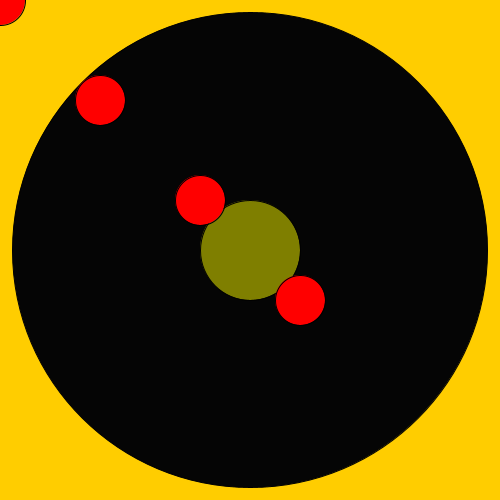
Frame 1 (no input)
Frame 60 (the mouse pressed at the canvas centre just before this capture): identical to frame 1, image omitted
Frame 120 (the mouse held since frame 60 and released just before this capture): identical to frame 1, image omitted

The Processing sketch that drew this single still picture (run headless with seeded random() and noise(); from frame 60 on, the mouse is pressed at the canvas centre):

// Processing sketch: prototype
// ── prototype.pde
// Number of sliders on the board
int numSliders = 4;

// Avergae distance of all sliders from the centre 
float avgDistance;

// Array which holds all the sliders
Slider[] sliders = new Slider[numSliders];

void setup(){
  size(500, 500);
  
  // Create the sliders
  for (int i = 0; i < sliders.length; i++){
   sliders[i] = new Slider(color(255, 0, 0), i*100, i*100);
  }
  
}

void draw(){
  background(255, 205, 0);
  
  // Board
  fill(5);
  ellipse(width/2, height/2, 475, 475);
  
  // get the average distance of the sliders from the centre
  avgDistance = getAvergageDistances();
  
  // Map the colour values of red and green to the sliders positions
  float maxDist = dist(0, 0, width/2, height/2);
  float redVal = map(avgDistance, 0, maxDist, 0, 255);
  float greenVal = map(avgDistance, 0, maxDist, 255, 0);
  
  // Centre circle - use redVal and greenVal to update the colour of the centre
  // based on the position of the sliders
  fill(redVal, greenVal, 0);
  ellipse(width/2, height/2, width/5, height/5);
  
  for (int i = 0; i < sliders.length; i++){
    sliders[i].drag(mouseX, mouseY);
    sliders[i].display();
  }

}

// This function gets the distance of every slider from the centre of the board
// and returns the average. This is used to determine the "health" of the board
float getAvergageDistances (){
  
  float totalDistances = 0;
  
  for (int i = 0; i < sliders.length; i++){
    totalDistances += dist(width/2, height/2, sliders[i].getXCoord(), sliders[i].getYCoord());
  }
  
  return totalDistances / numSliders;
    
}

void mousePressed() {
  // Check each slider to see if the mouse is positioned over it
  for (int i = 0; i < sliders.length; i++){
    sliders[i].clicked(mouseX,mouseY);
  }
}

void mouseReleased() {
  // Change each sliders dragging = false
  for (int i = 0; i < sliders.length; i++){
    sliders[i].stopDragging();
  }
}

// ── slider.pde
class Slider {
  // position and size variables
  float xpos;
  float ypos;
  int sliderWidth;
  int sliderHeight;
  color sliderColour;
  
  // movement variables
  boolean dragging = false;
  float offsetX, offsetY; 
  
  // Constructor - takes a colour and an x, y coord for intital placement
  Slider(color colour, float x, float y){
    xpos = x;
    ypos = y;
    sliderWidth = 50;
    sliderHeight = 50;
    sliderColour = colour;
    offsetX = 0;
    offsetY = 0;
  }
  
  void display(){
    fill(sliderColour);
    ellipse(xpos, ypos, sliderWidth, sliderHeight);
  }
  
  // Function which checks whether a slider has been clicked on
  void clicked(int mx, int my) {
    // Check coords to see if the mouse position is on top of the slider
    
    // For an ellipse the x and y coords are in the centre of the shape, so half the width and height 
    // have to be subtracted from the coords to allow the function to correctly determine if it is being clicked
    float xPosCorrection = xpos - (sliderWidth / 2);
    float yPosCorrection = ypos - (sliderHeight / 2);
    
    if (mx > xPosCorrection && mx < xpos + sliderWidth && my > yPosCorrection && my < ypos + sliderHeight) {
      // If so, set dragging to true and keep track of relative location of 
      // original mouse click and the slider position
      dragging = true;
      offsetX = xpos-mx;
      offsetY = ypos-my;
    }
  }
  
  // Stop dragging
  void stopDragging() {
    dragging = false;
  }
  
  // Function which moves a slider if it is being dragged. It changes the xpos and 
  // ypos variables of the slider with the mx and my parameters (mouseX and mouseY),
  // plus the offset value (the relative position of the mouse pointer on the slider
  void drag(int mx, int my) {
    if (dragging) {
      xpos = mx + offsetX;
      ypos = my + offsetY;
    }
  }
  
  // Getter for sliders X coordinate
  float getXCoord(){
    return xpos;
  }
  
  // Getter for sliders Y coordinate
  float getYCoord(){
    return ypos;
  }
    
}
